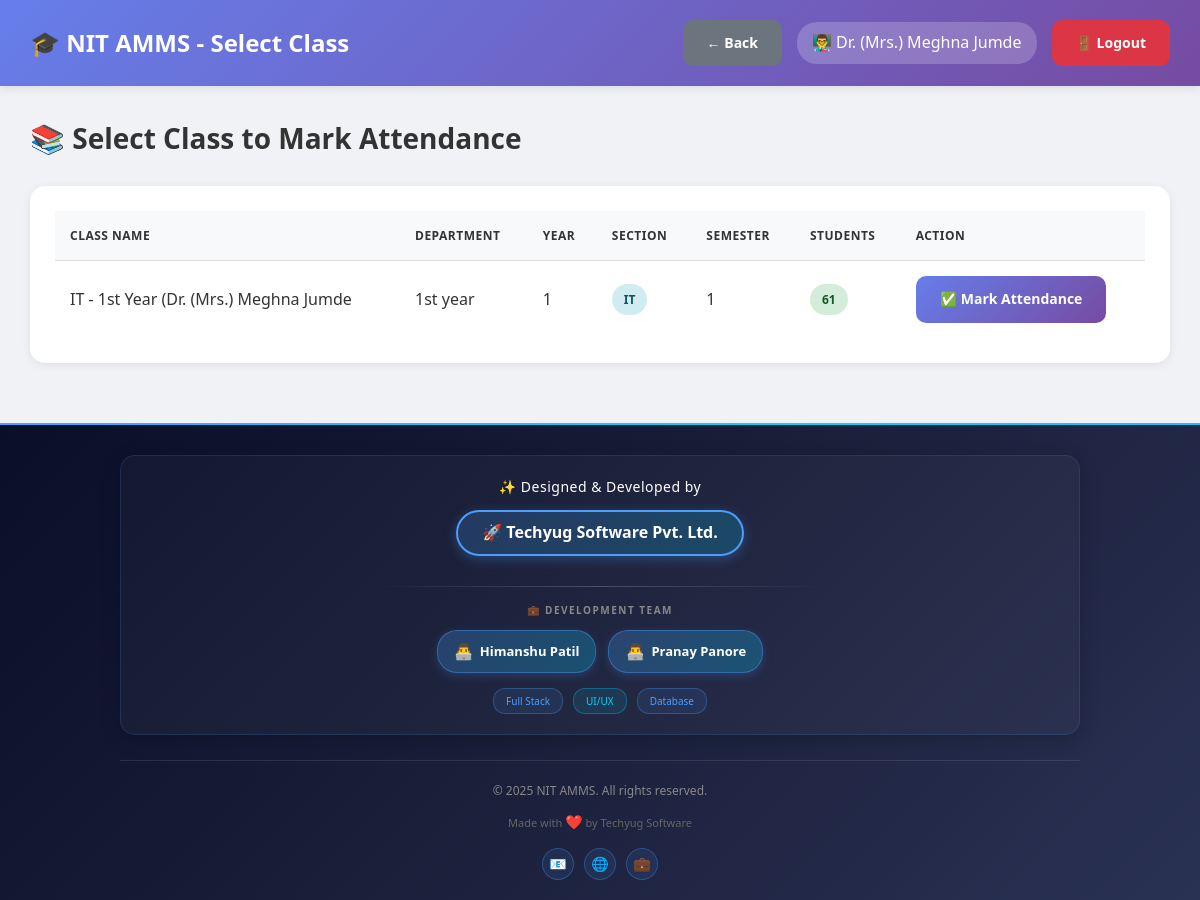
Before: /teacher/select_class.php (signed in) with the older database file.
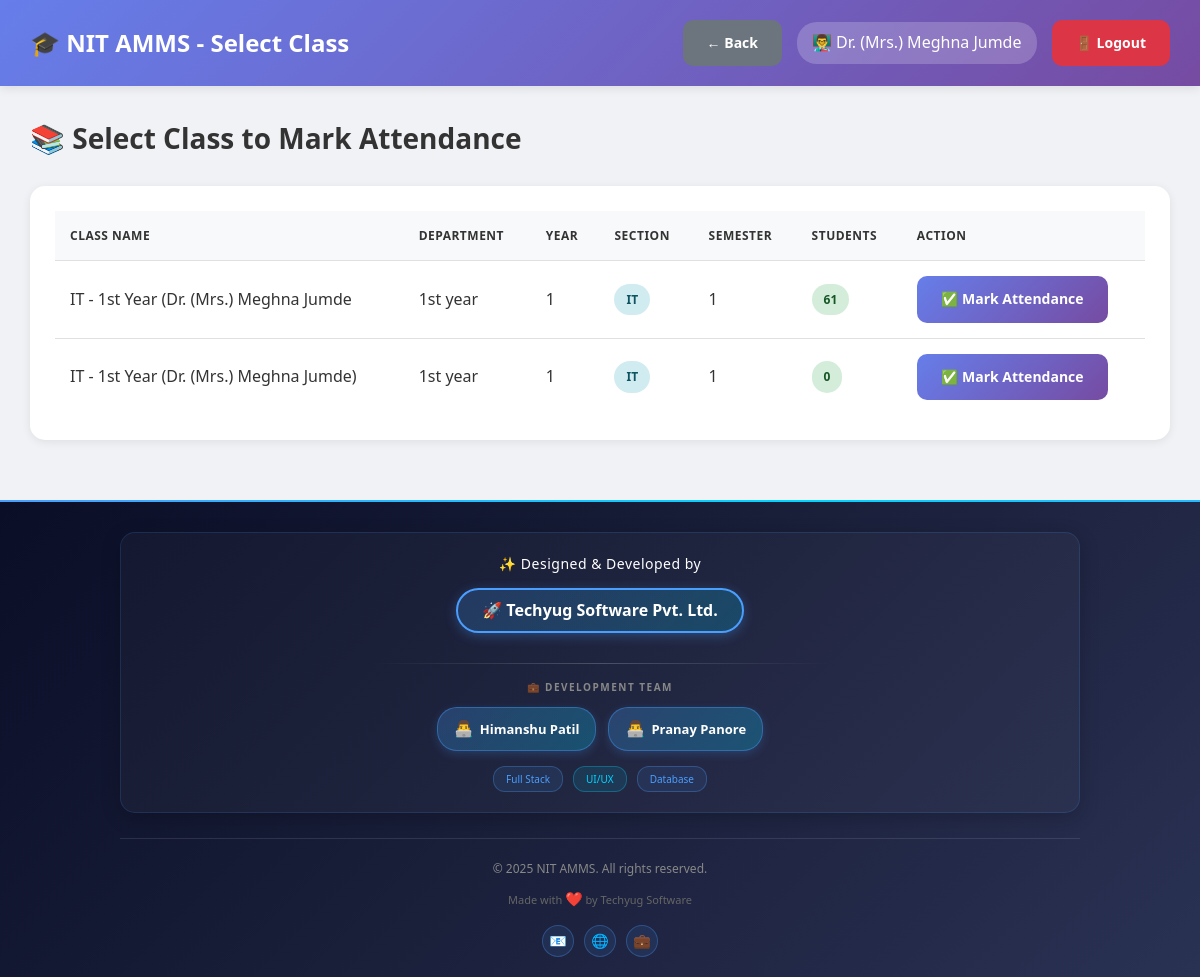
After: the same page with the newer database file.
### tables this page shows
CREATE TABLE `users` (
  `id` int(11) NOT NULL,
  `username` varchar(50) NOT NULL,
  `password` varchar(255) NOT NULL,
  `full_name` varchar(100) NOT NULL,
  `email` varchar(100) NOT NULL,
  `phone` varchar(15) DEFAULT NULL,
  `photo` varchar(255) DEFAULT NULL,
  `role` enum('admin','hod','teacher') NOT NULL,
  `department_id` int(11) DEFAULT NULL,
  `joining_year` varchar(20) DEFAULT NULL,
  `is_active` tinyint(1) DEFAULT 1,
  `created_at` timestamp NOT NULL DEFAULT current_timestamp()
);

CREATE TABLE `classes` (
  `id` int(11) NOT NULL,
  `class_name` varchar(100) NOT NULL,
  `department_id` int(11) NOT NULL,
  `year` int(11) NOT NULL,
  `section` varchar(10) NOT NULL,
  `teacher_id` int(11) NOT NULL,
  `semester` int(11) NOT NULL,
  `academic_year` varchar(20) NOT NULL,
  `created_at` timestamp NOT NULL DEFAULT current_timestamp()
);

CREATE TABLE `departments` (
  `id` int(11) NOT NULL,
  `dept_name` varchar(100) NOT NULL,
  `dept_code` varchar(20) NOT NULL,
  `hod_id` int(11) DEFAULT NULL,
  `created_at` timestamp NOT NULL DEFAULT current_timestamp()
);

### db.php (called while the page is built, shortened)
<?php
$conn = new mysqli(DB_HOST, DB_USER, DB_PASS, DB_NAME);
$conn->set_charset("utf8mb4");
$conn->query("SET time_zone = '+05:30'");
function isLoggedIn() {
    return isset($_SESSION['user_id']) && isset($_SESSION['role']);
}
function getCurrentUser() {
    global $conn;
    $user_id = $_SESSION['user_id'];
    $role = $_SESSION['role'];
    if ($role === 'student') {
        $query = "SELECT * FROM students WHERE id = ?";
    } elseif ($role === 'parent') {
        $query = "SELECT * FROM parents WHERE id = ?";
    } else {
        $query = "SELECT * FROM users WHERE id = ?";
    }
    $stmt = $conn->prepare($query);
    $stmt->bind_param("i", $user_id);
    $stmt->execute();
    $result = $stmt->get_result();
    return $result->fetch_assoc();
}
?>

### teacher/select_class.php (the view, shortened to what this page needs)
<?php
require_once '../db.php';
$user = getCurrentUser();
$teacher_id = $_SESSION['user_id'];
$classes_query = "SELECT c.*, d.dept_name,
                  (SELECT COUNT(*) FROM students WHERE class_id = c.id AND is_active = 1) as student_count
                  FROM classes c
                  LEFT JOIN departments d ON c.department_id = d.id
                  WHERE c.teacher_id = $teacher_id
                  ORDER BY c.class_name";
$classes = $conn->query($classes_query);
?>
<!DOCTYPE html>
<html lang="en">
<head>
    <link rel="stylesheet" href="../assets/style.css">
</head>
<body class="dashboard-container">
    <nav class="navbar">
        <div>
            <h1>🎓 NIT AMMS - Select Class</h1>
        </div>
        <div class="user-info">
            <a href="index.php" class="btn btn-secondary">← Back</a>
            <span>👨‍🏫 <?php echo htmlspecialchars($user['full_name']); ?></span>
            <a href="../logout.php" class="btn btn-danger">🚪 Logout</a>
        </div>
    </nav>
    <div class="main-content">
        <h2>📚 Select Class to Mark Attendance</h2>
        <div class="table-container">
            <table>
                <thead>
                    <tr>
                        <th>Class Name</th>
                        <th>Department</th>
                        <th>Year</th>
                        <th>Section</th>
                        <th>Semester</th>
                        <th>Students</th>
                        <th>Action</th>
                    </tr>
                </thead>
                <tbody>
                    <?php if ($classes->num_rows > 0): ?>
                        <?php while ($class = $classes->fetch_assoc()): ?>
                        <tr>
                            <td><?php echo htmlspecialchars($class['class_name']); ?></td>
                            <td><?php echo htmlspecialchars($class['dept_name']); ?></td>
                            <td><?php echo $class['year']; ?></td>
                            <td><span class="badge badge-info"><?php echo htmlspecialchars($class['section']); ?></span></td>
                            <td><?php echo $class['semester']; ?></td>
                            <td><span class="badge badge-success"><?php echo $class['student_count']; ?></span></td>
                            <td>
                                <a href="mark_attendance.php?class_id=<?php echo $class['id']; ?>"
                                   class="btn btn-primary">
                                    ✅ Mark Attendance
                                </a>
                            </td>
                        </tr>
                        <?php endwhile; ?>
                    <?php endif; ?>
                </tbody>
            </table>
        </div>
    </div>
    <div style="background: linear-gradient(135deg, #0a0e27 0%, #1a1f3a 50%, #2a3254 100%); position: relative; overflow: hidden;">
        <div style="height: 2px; background: linear-gradient(90deg, #4a9eff, #00d4ff, #4a9eff, #00d4ff); background-size: 200% 100%;"></div>
        <div style="max-width: 1000px; margin: 0 auto; padding: 30px 20px 20px;">
            <div style="background: rgba(255, 255, 255, 0.03); padding: 20px 20px; border-radius: 15px; border: 1px solid rgba(74, 158, 255, 0.15); text-align: center; box-shadow: 0 5px 20px rgba(0, 0, 0, 0.2);">
                <p style="color: #ffffff; font-size: 14px; margin: 0 0 12px; font-weight: 500; letter-spacing: 0.5px; font-family: 'Segoe UI', Tahoma, Geneva, Verdana, sans-serif;">✨ Designed & Developed by</p>
                <a href="https://himanshufullstackdeveloper.github.io/techyugsoftware/" style="display: inline-block; color: #ffffff; font-size: 16px; font-weight: 700; text-decoration: none; padding: 8px 24px; border: 2px solid #4a9eff; border-radius: 30px; background: linear-gradient(135deg, rgba(74, 158, 255, 0.2), rgba(0, 212, 255, 0.2)); box-shadow: 0 3px 12px rgba(74, 158, 255, 0.3); margin-bottom: 15px; font-family: 'Segoe UI', Tahoma, Geneva, Verdana, sans-serif;">
                    🚀 Techyug Software Pvt. Ltd.
                </a>
                <div style="width: 50%; height: 1px; background: linear-gradient(90deg, transparent, rgba(255, 255, 255, 0.2), transparent); margin: 15px auto;"></div>
                <p style="color: #888; font-size: 10px; margin: 0 0 12px; text-transform: uppercase; letter-spacing: 1.5px; font-weight: 600; font-family: 'Segoe UI', Tahoma, Geneva, Verdana, sans-serif;">💼 Development Team</p>
                <div style="display: flex; justify-content: center; gap: 12px; flex-wrap: wrap; margin-top: 12px;">
                    <a href="https://himanshufullstackdeveloper.github.io/portfoilohimanshu/" style="color: #ffffff; font-size: 13px; text-decoration: none; padding: 8px 16px; background: linear-gradient(135deg, rgba(74, 158, 255, 0.25), rgba(0, 212, 255, 0.25)); border-radius: 20px; border: 1px solid rgba(74, 158, 255, 0.4); display: inline-flex; align-items: center; gap: 6px; box-shadow: 0 3px 10px rgba(74, 158, 255, 0.2); font-family: 'Segoe UI', Tahoma, Geneva, Verdana, sans-serif;">
                        <span style="font-size: 16px;">👨‍💻</span>
                        <span style="font-weight: 600;">Himanshu Patil</span>
                    </a>
                    <a href="https://devpranaypanore.github.io/Pranaypanore-live-.html/" style="color: #ffffff; font-size: 13px; text-decoration: none; padding: 8px 16px; background: linear-gradient(135deg, rgba(74, 158, 255, 0.25), rgba(0, 212, 255, 0.25)); border-radius: 20px; border: 1px solid rgba(74, 158, 255, 0.4); display: inline-flex; align-items: center; gap: 6px; box-shadow: 0 3px 10px rgba(74, 158, 255, 0.2); font-family: 'Segoe UI', Tahoma, Geneva, Verdana, sans-serif;">
                        <span style="font-size: 16px;">👨‍💻</span>
                        <span style="font-weight: 600;">Pranay Panore</span>
                    </a>
                </div>
                <div style="margin-top: 15px; display: flex; justify-content: center; gap: 10px; flex-wrap: wrap;">
                    <span style="color: #4a9eff; font-size: 10px; padding: 4px 12px; background: rgba(74, 158, 255, 0.1); border-radius: 12px; border: 1px solid rgba(74, 158, 255, 0.3); font-family: 'Segoe UI', Tahoma, Geneva, Verdana, sans-serif;">Full Stack</span>
                    <span style="color: #00d4ff; font-size: 10px; padding: 4px 12px; background: rgba(0, 212, 255, 0.1); border-radius: 12px; border: 1px solid rgba(0, 212, 255, 0.3); font-family: 'Segoe UI', Tahoma, Geneva, Verdana, sans-serif;">UI/UX</span>
                    <span style="color: #4a9eff; font-size: 10px; padding: 4px 12px; background: rgba(74, 158, 255, 0.1); border-radius: 12px; border: 1px solid rgba(74, 158, 255, 0.3); font-family: 'Segoe UI', Tahoma, Geneva, Verdana, sans-serif;">Database</span>
                </div>
            </div>
            <div style="margin-top: 25px; padding-top: 20px; border-top: 1px solid rgba(255, 255, 255, 0.1); text-align: center;">
                <p style="color: #888; font-size: 12px; margin: 0 0 10px; font-family: 'Segoe UI', Tahoma, Geneva, Verdana, sans-serif;">© 2025 NIT AMMS. All rights reserved.</p>
                <p style="color: #666; font-size: 11px; margin: 0; font-family: 'Segoe UI', Tahoma, Geneva, Verdana, sans-serif;">
                    Made with <span style="color: #ff4757; font-size: 14px;">❤️</span> by Techyug Software
                </p>
                <div style="margin-top: 15px; display: flex; justify-content: center; gap: 10px;">
                    <a href="#" style="width: 32px; height: 32px; display: inline-flex; align-items: center; justify-content: center; background: rgba(74, 158, 255, 0.1); border: 1px solid rgba(74, 158, 255, 0.3); border-radius: 50%; color: #4a9eff; text-decoration: none; font-size: 14px;">📧</a>
                    <a href="#" style="width: 32px; height: 32px; display: inline-flex; align-items: center; justify-content: center; background: rgba(74, 158, 255, 0.1); border: 1px solid rgba(74, 158, 255, 0.3); border-radius: 50%; color: #4a9eff; text-decoration: none; font-size: 14px;">🌐</a>
                    <a href="#" style="width: 32px; height: 32px; display: inline-flex; align-items: center; justify-content: center; background: rgba(74, 158, 255, 0.1); border: 1px solid rgba(74, 158, 255, 0.3); border-radius: 50%; color: #4a9eff; text-decoration: none; font-size: 14px;">💼</a>
                </div>
            </div>
        </div>
    </div>
</body>
</html>

### assets/style.css (style rules this page uses)
* { margin: 0; padding: 0; box-sizing: border-box; }
body { font-family: 'Segoe UI', Tahoma, Geneva, Verdana, sans-serif; background: linear-gradient(135deg, #667eea 0%, #764ba2 50%, #f093fb 100%); color: #333; line-height: 1.6; }
.btn { padding: 12px 24px; border: none; border-radius: 10px; font-size: 14px; font-weight: 600; cursor: pointer; transition: all 0.3s ease; text-decoration: none; display: inline-block; text-align: center; }
.btn-primary { background: linear-gradient(135deg, #667eea 0%, #764ba2 100%); color: white; }
.btn-danger { background: #dc3545; color: white; }
.btn-secondary { background: #6c757d; color: white; }
.dashboard-container { background: #f0f2f5; min-height: 100vh; }
.navbar { background: linear-gradient(135deg, #667eea 0%, #764ba2 100%); color: white; padding: 20px 30px; display: flex; justify-content: space-between; align-items: center; box-shadow: 0 2px 10px rgba(0, 0, 0, 0.1); position: sticky; top: 0; z-index: 100; }
.navbar h1 { font-size: 24px; font-weight: 600; }
.navbar .user-info { display: flex; align-items: center; gap: 15px; }
.navbar .user-info span { background: rgba(255, 255, 255, 0.2); padding: 8px 15px; border-radius: 20px; }
.main-content { padding: 30px; max-width: 1400px; margin: 0 auto; }
.main-content h2 { margin-bottom: 25px; color: #333; font-size: 28px; }
.table-container { background: white; border-radius: 15px; padding: 25px; box-shadow: 0 2px 10px rgba(0, 0, 0, 0.08); overflow-x: auto; margin-bottom: 30px; }
table { width: 100%; border-collapse: collapse; }
table thead { background: #f8f9fa; }
table th, table td { padding: 15px; text-align: left; border-bottom: 1px solid #e0e0e0; }
table th { font-weight: 600; color: #333; text-transform: uppercase; font-size: 12px; letter-spacing: 0.5px; }
table tr:last-child td { border-bottom: none; }
.badge { padding: 6px 12px; border-radius: 20px; font-size: 12px; font-weight: 600; display: inline-block; }
.badge-success { background: #d4edda; color: #155724; }
.badge-info { background: #d1ecf1; color: #0c5460; }

Changed rows visible on the page:
added classes: class_name "IT - 1st Year (Dr. (Mrs.) Meghna Jumde)", department.dept_name "1st year", year "1", section "IT", semester "1", student_count "0"
